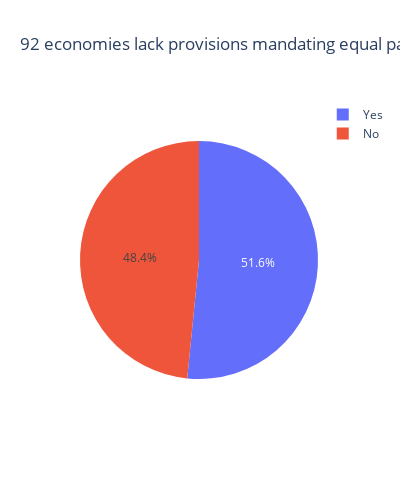
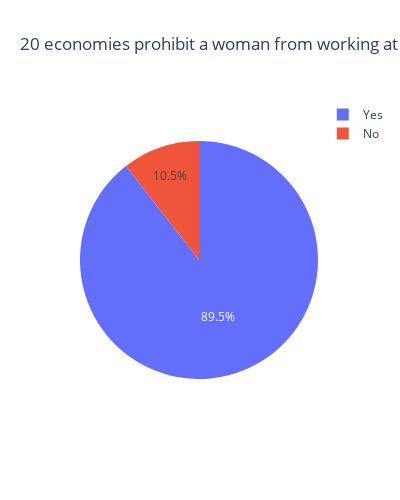
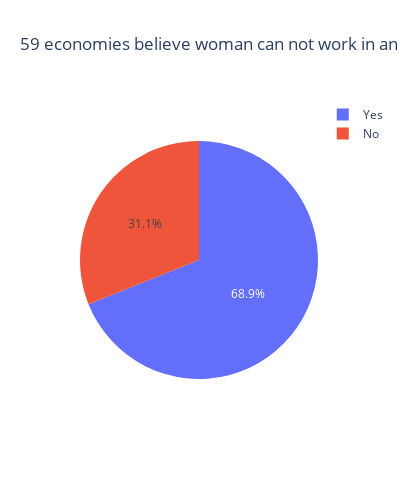

Here is the notebook cell these charts were saved with, in order:
### Code cell
fig = go.Figure(data=[
    go.Pie(labels=gender_pay_gap_df_groupby_economy_work_equal_value['does_the_law_mandate_equal_remuneration_for_work_of_equal_value'] , values=gender_pay_gap_df_groupby_economy_work_equal_value['economy']['count']),
])
fig.update_layout(
    title="92 economies lack provisions mandating equal pay for work of equal value.", 
   height=500,width=400
)
fig.show()
fig = go.Figure(data=[
    go.Pie(labels=gender_pay_gap_df_groupby_economy_woman_work_at_night['can_a_woman_work_at_night_in_the_same_way_as_a_man'] , values=gender_pay_gap_df_groupby_economy_woman_work_at_night['economy']['count'])
])
fig.update_layout(
    title="20 economies prohibit a woman from working at night.", 
    height=500,width=400
)
fig.show()
fig = go.Figure(data=[
    go.Pie(labels=gender_pay_gap_df_groupby_economy_industrial_job['can_a_woman_work_in_an_industrial_job_in_the_same_way_as_a_man'] , values=gender_pay_gap_df_groupby_economy_industrial_job['economy']['count'])
])
fig.update_layout(
    title="59 economies believe woman can not work in an industrial job in the same way as a man.", 
   height=500,width=400
)
fig.show()
fig = go.Figure(data=[
    go.Pie(labels=gender_pay_gap_df_groupby_economy_dangerous_job['can_a_woman_work_in_a_job_deemed_dangerous_in_the_same_way_as_a_man'] , values=gender_pay_gap_df_groupby_economy_dangerous_job['economy']['count'])
])
fig.update_layout(
    title="45 prohibit a woman from working in jobs deemed dangerous.", 
    height=500,width=400
)
fig.show()

### Figure 1 — Plotly figure (JSON) as saved in the notebook; plotly's stock layout.template omitted (floating-point values rounded to 4 significant figures)
{"data": [{"labels": ["No", "Yes"], "type": "pie", "values": [92, 98]}], "layout": {"height": 500, "title": {"text": "92 economies lack provisions mandating equal pay for work of equal value."}, "width": 400}}

### Figure 2 — Plotly figure (JSON) as saved in the notebook; plotly's stock layout.template omitted (floating-point values rounded to 4 significant figures)
{"data": [{"labels": ["No", "Yes"], "type": "pie", "values": [20, 170]}], "layout": {"height": 500, "title": {"text": "20 economies prohibit a woman from working at night."}, "width": 400}}

### Figure 3 — Plotly figure (JSON) as saved in the notebook; plotly's stock layout.template omitted (floating-point values rounded to 4 significant figures)
{"data": [{"labels": ["No", "Yes"], "type": "pie", "values": [59, 131]}], "layout": {"height": 500, "title": {"text": "59 economies believe woman can not work in an industrial job in the same way as a man."}, "width": 400}}
